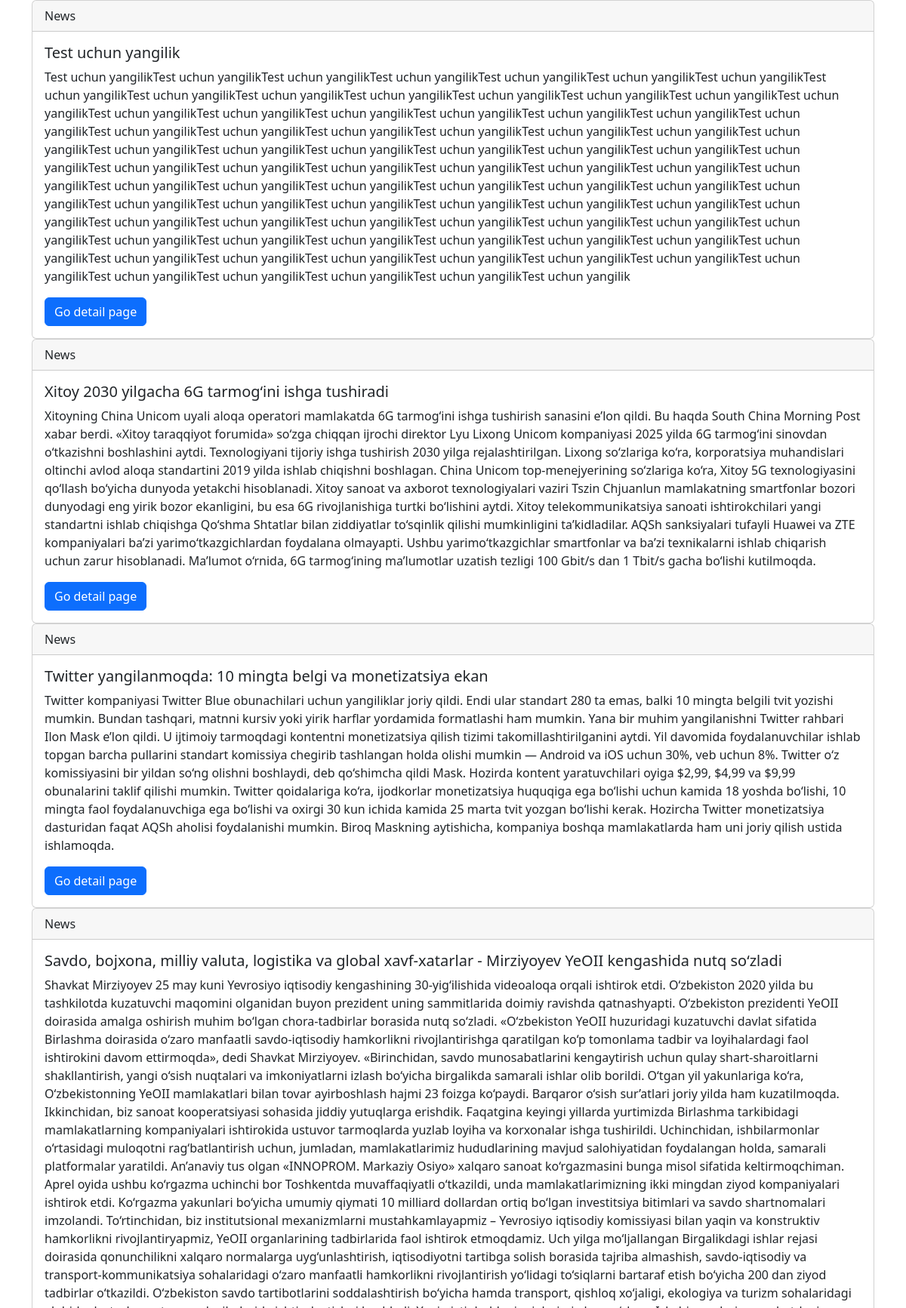
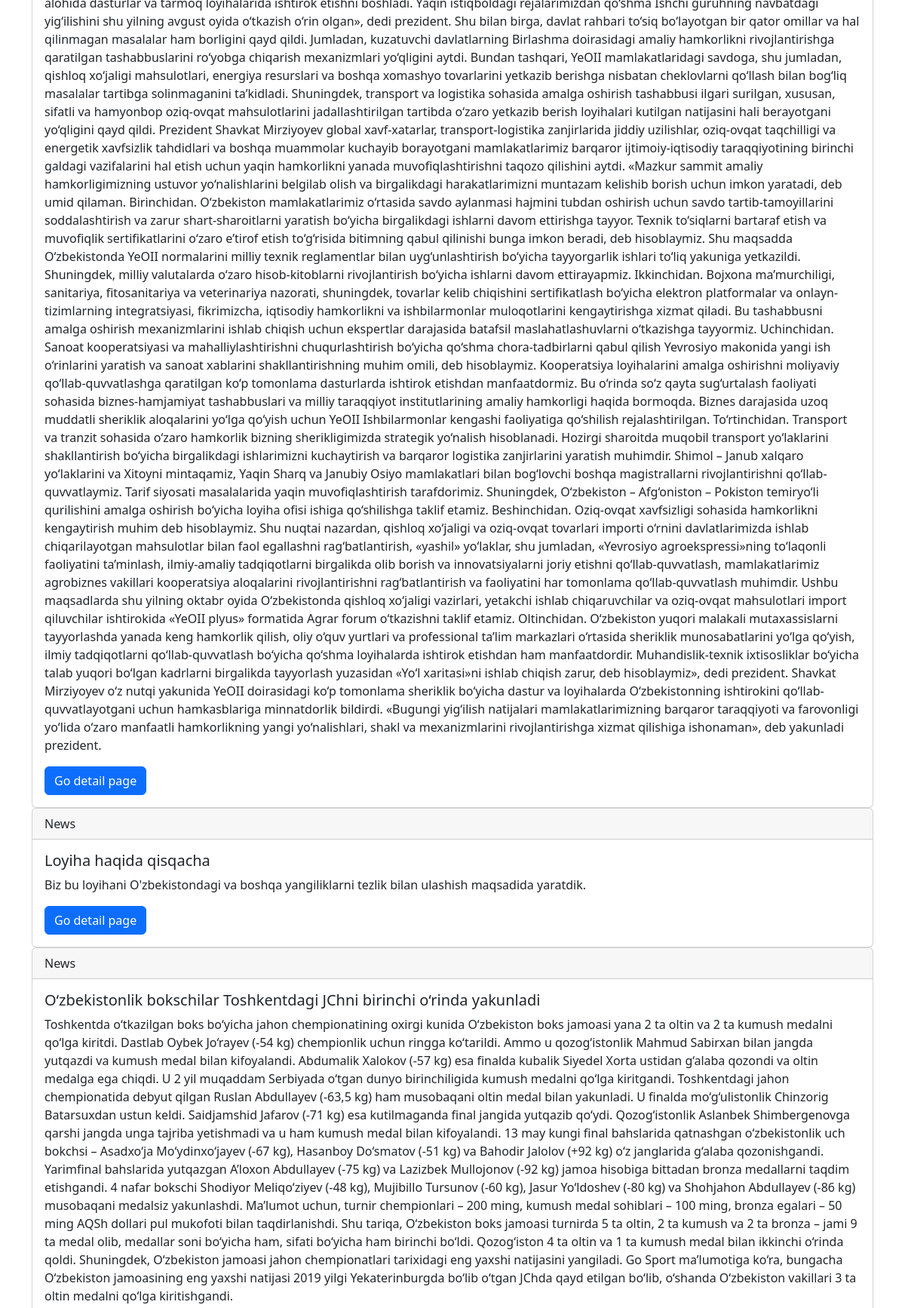
Page /news/ (upper part) on the committed database (2 pictures, top to bottom).
### news_app/models.py (models this page shows, shortened)
class News(models.Model):
    class Status(models.TextChoices):
        Draft = "DF", "Draft"
        Published = "PB", "Published"
    title = models.CharField(max_length=250)
    slug = models.SlugField(max_length=300)
    body = models.TextField()
    image = models.ImageField(upload_to="news/images")
    category = models.ForeignKey(Category, on_delete=models.CASCADE)
    published_time = models.DateTimeField(default=timezone.now)
    created_time = models.DateTimeField(auto_now_add=True)
    updated_time = models.DateTimeField(auto_now=True)
    status = models.CharField(
        max_length=2, choices=Status.choices, default=Status.Draft
    )
    objects = models.Manager()  # defauld manager
    published = PublishedManager()
    class Meta:
        ordering = ["-published_time"]

### news_app/views.py (the view)
# urls.py: path("news/", news_list, name="news_list_page"),
def news_list(request):
    news_list = News.published.all()
    context = {"news_list": news_list}
    return render(request, "news/news_list.html", context)

### news_app/context_procesor.py (called while the page is built)
def top_news(request):
    categories = Category.objects.all()
    top_news = News.published.all().order_by("-published_time")[:4]
    context = {
        "top_news": top_news,
        "categories": categories,
    }
    return context

### news_app/models.py (called while the page is built)
    def get_queryset(self):
        return super().get_queryset().filter(status=News.Status.Published)

### templates/news/news_list.html (shortened to what this page needs)
<!DOCTYPE html>
<html lang="en">
<head>
      <link href="https://cdn.jsdelivr.net/npm/bootstrap@5.2.1/dist/css/bootstrap.min.css" rel="stylesheet"
>
</head>
<body>
    <div class="container">
    {% for news in news_list %}
        <div class="card">
            <div class="card-header">
                News
            </div>
            <div class="card-body">
                <h5 class="card-title">{{ news.title }}</h5>
                <p class="card-text">{{ news.body }}</p>
                <a href="{% url 'detail_page' news.pk %}" class="btn btn-primary">Go detail page</a>
            </div>
        </div>
    {% endfor %}
    </div>
</body>
</html>

### rows in the picture
News: title "Test uchun yangilik", body "Test uchun yangilikTest uchun yangilikTest uchun yangilikTest uchun yangilikTest uchun yangilikTest uchun yangilikTest uchun yangilikTest uchun yangilikTest uchun yangilikTest uchun yangilikTest uchun yangilikTest uchun yangilikTest uchun yangilikTest uchun yangilikTest uchun yangilikTest uchun yangilikTest uchun yangilikTest uchun yangilikTest uchun yangilikTest uchun yangilikTest uchun yangilikTest uchun yangilikTest uchun yangilikTest uchun yangilikTest uchun yangilikTest uchun yangilikTest uchun yangilikTest uchun yangilikTest uchun yangilikTest uchun yangilikTest uchun yangilikTest uchun yangilikTest uchun yangilikTest uchun yangilikTest uchun yangilikTest uchun yangilikTest uchun…"
News: title "Xitoy 2030 yilgacha 6G tarmog‘ini ishga tushiradi", body "Xitoyning China Unicom uyali aloqa operatori mamlakatda 6G tarmog‘ini ishga tushirish sanasini e’lon qildi. Bu haqda South China Morning Post xabar berdi. «Xitoy taraqqiyot forumida» so‘zga chiqqan ijrochi direktor Lyu Lixong Unicom kompaniyasi 2025 yilda 6G tarmog‘ini sinovdan o‘tkazishni boshlashini aytdi. Texnologiyani tijoriy ishga tushirish 2030 yilga rejalashtirilgan. Lixong so‘zlariga ko‘ra, korporatsiya muhandislari oltinchi avlod aloqa standartini 2019 yilda ishlab chiqishni boshlagan. China Unicom top-menejyerining so‘zlariga ko‘ra, Xitoy 5G texnologiyasini qo‘llash bo‘yicha dunyoda yetakchi hisoblanadi. Xitoy sanoat va axborot texnologiyalari vaziri Tszin Chjuanlun mamlakatning…"
News: title "Twitter yangilanmoqda: 10 mingta belgi va monetizatsiya ekan", body "Twitter kompaniyasi Twitter Blue obunachilari uchun yangiliklar joriy qildi. Endi ular standart 280 ta emas, balki 10 mingta belgili tvit yozishi mumkin. Bundan tashqari, matnni kursiv yoki yirik harflar yordamida formatlashi ham mumkin. Yana bir muhim yangilanishni Twitter rahbari Ilon Mask e’lon qildi. U ijtimoiy tarmoqdagi kontentni monetizatsiya qilish tizimi takomillashtirilganini aytdi. Yil davomida foydalanuvchilar ishlab topgan barcha pullarini standart komissiya chegirib tashlangan holda olishi mumkin — Android va iOS uchun 30%, veb uchun 8%. Twitter o‘z komissiyasini bir yildan so‘ng olishni boshlaydi, deb qo‘shimcha qildi Mask. Hozirda kontent yaratuvchilari oyiga $2,99, $4,99 va…"
News: title "Savdo, bojxona, milliy valuta, logistika va global xavf-xatarlar - Mirziyoyev YeOII kengashida nutq so‘zladi", body "Shavkat Mirziyoyev 25 may kuni Yevrosiyo iqtisodiy kengashining 30-yig‘ilishida videoaloqa orqali ishtirok etdi. O‘zbekiston 2020 yilda bu tashkilotda kuzatuvchi maqomini olganidan buyon prezident uning sammitlarida doimiy ravishda qatnashyapti. O‘zbekiston prezidenti YeOII doirasida amalga oshirish muhim bo‘lgan chora-tadbirlar borasida nutq so‘zladi. «O‘zbekiston YeOII huzuridagi kuzatuvchi davlat sifatida Birlashma doirasida o‘zaro manfaatli savdo-iqtisodiy hamkorlikni rivojlantirishga qaratilgan ko‘p tomonlama tadbir va loyihalardagi faol ishtirokini davom ettirmoqda», dedi Shavkat Mirziyoyev. «Birinchidan, savdo munosabatlarini kengaytirish uchun qulay shart-sharoitlarni…"
News: title "Loyiha haqida qisqacha", body "Biz bu loyihani O'zbekistondagi va boshqa yangiliklarni tezlik bilan ulashish maqsadida yaratdik."
News: title "O‘zbekistonlik bokschilar Toshkentdagi JChni birinchi o‘rinda yakunladi", body "Toshkentda o‘tkazilgan boks bo‘yicha jahon chempionatining oxirgi kunida O‘zbekiston boks jamoasi yana 2 ta oltin va 2 ta kumush medalni qo‘lga kiritdi. Dastlab Oybek Jo‘rayev (-54 kg) chempionlik uchun ringga ko‘tarildi. Ammo u qozog‘istonlik Mahmud Sabirxan bilan jangda yutqazdi va kumush medal bilan kifoyalandi. Abdumalik Xalokov (-57 kg) esa finalda kubalik Siyedel Xorta ustidan g‘alaba qozondi va oltin medalga ega chiqdi. U 2 yil muqaddam Serbiyada o‘tgan dunyo birinchiligida kumush medalni qo‘lga kiritgandi. Toshkentdagi jahon chempionatida debyut qilgan Ruslan Abdullayev (-63,5 kg) ham musobaqani oltin medal bilan yakunladi. U finalda mo‘g‘ulistonlik Chinzorig Batarsuxdan ustun…"
